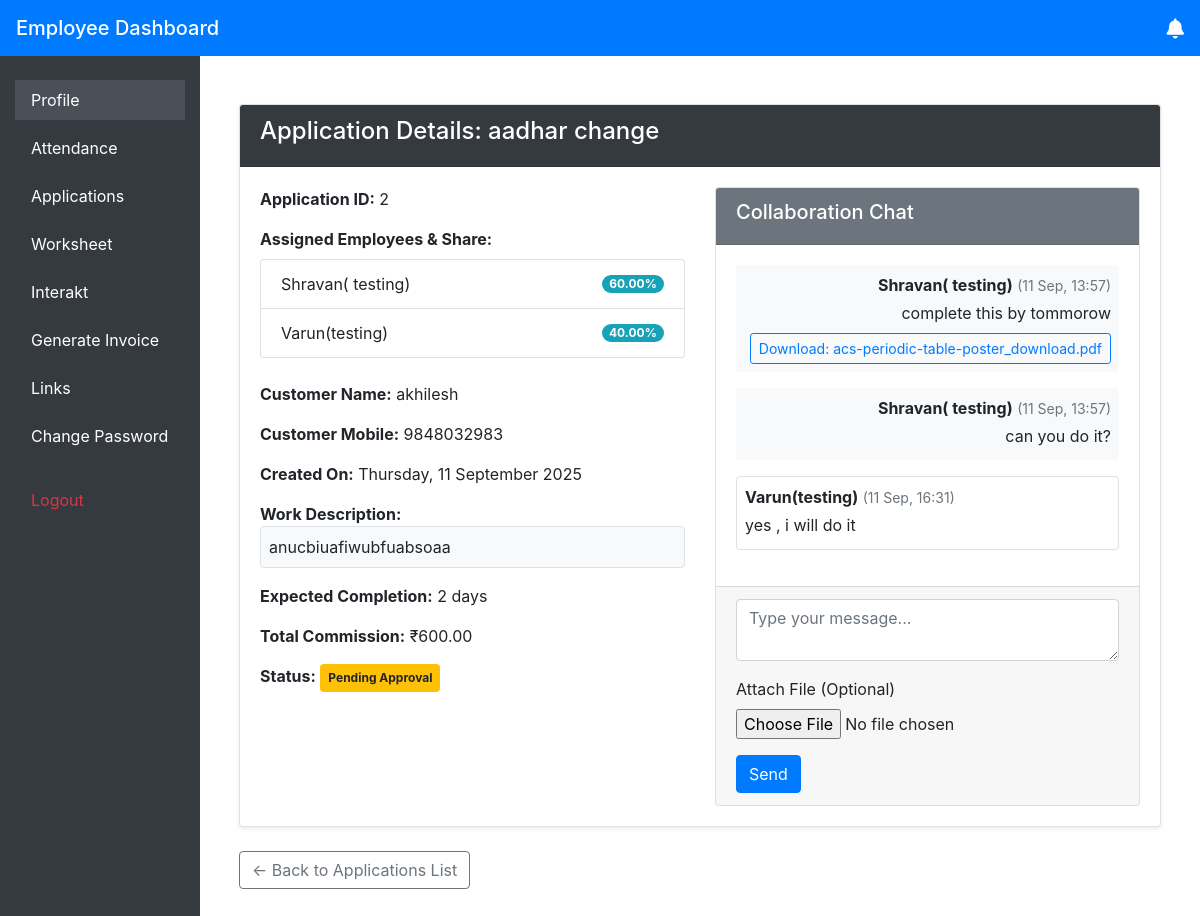
/applications/2/ (signed in), run on an earlier commit of the app's database.
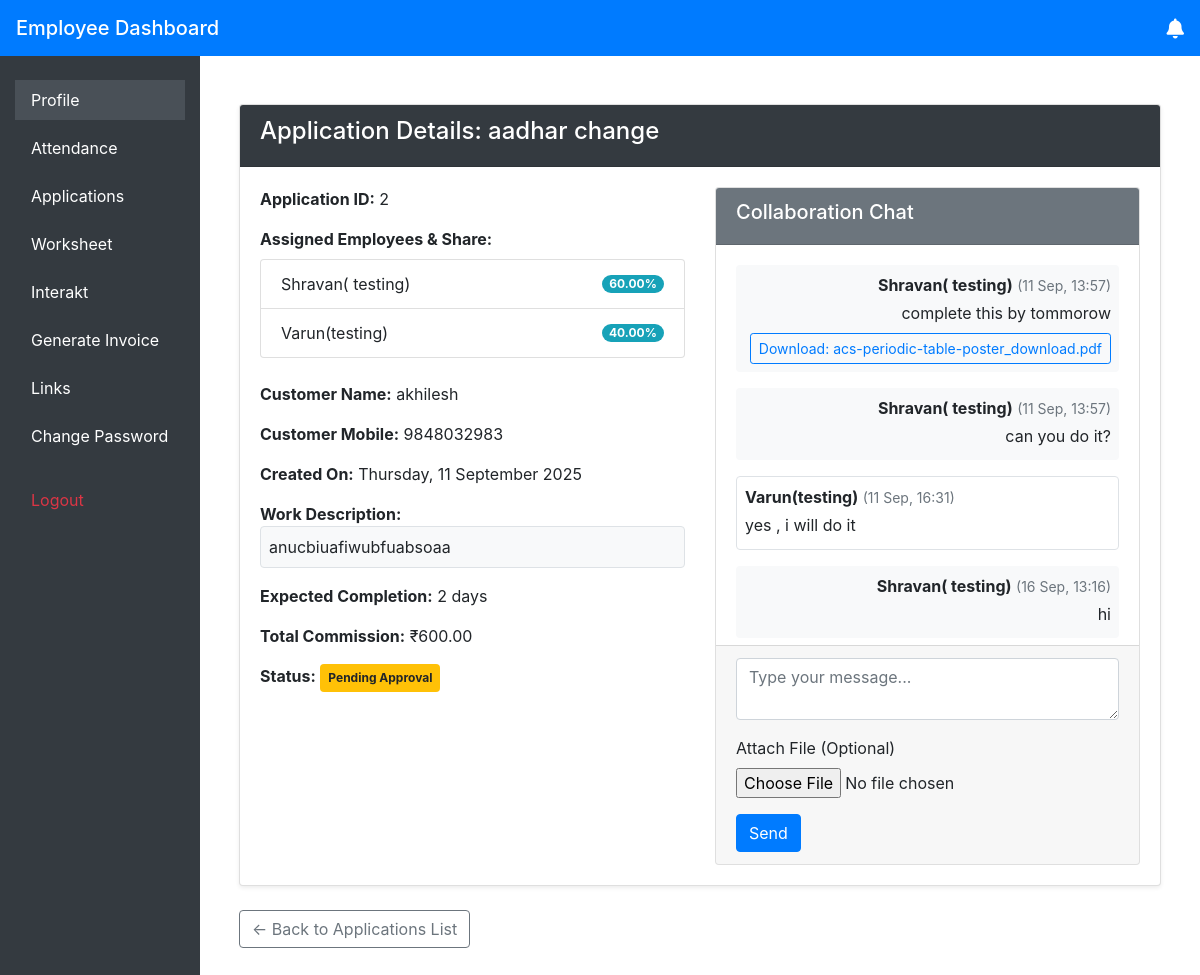
And on a later commit of the database.
### management/models.py (models this page shows, shortened)
class ApplicationAssignment(models.Model):
    application = models.ForeignKey(Application, on_delete=models.CASCADE)
    employee = models.ForeignKey(Employee, on_delete=models.CASCADE)
    commission_percentage = models.DecimalField(max_digits=5, decimal_places=2, help_text="Percentage of the commission for this employee")
    class Meta:
        unique_together = ('application', 'employee')

class Employee(models.Model):
    employee_id = models.AutoField(primary_key=True)
    name = models.CharField(max_length=150)
    mobile_number = models.CharField(max_length=15, unique=True)
    salary = models.DecimalField(max_digits=10, decimal_places=2)
    pf = models.DecimalField("Provident Fund (PF)", max_digits=10, decimal_places=2, null=True, blank=True)
    esi = models.DecimalField("Employee State Insurance (ESI)", max_digits=10, decimal_places=2, null=True, blank=True)
    joining_date = models.DateField()
    department = models.ForeignKey('Department', null=True, blank=True, on_delete=models.SET_NULL, related_name='employees')
    working_start_time = models.TimeField(null=True, blank=True)  # e.g., 09:00
    working_end_time = models.TimeField(null=True, blank=True)    # e.g., 18:00
    password = models.CharField(max_length=128, default="123")

class ChatMessage(models.Model):
    application = models.ForeignKey(Application, on_delete=models.CASCADE, related_name='chat_messages')
    employee = models.ForeignKey(Employee, on_delete=models.CASCADE)
    message = models.TextField(blank=True, null=True)
    file = models.FileField(upload_to='chat_files/', blank=True, null=True)
    timestamp = models.DateTimeField(auto_now_add=True)

### management/views.py (the view)
    def wrapped_view(request, *args, **kwargs):
        employee = get_logged_in_employee(request)
        if not employee:
            messages.error(request, "You must be logged in to view this page.")
            return redirect('login') # Make sure you have a 'login' URL name
        return view_func(request, employee, *args, **kwargs)

### management/context_processors.py (called while the page is built)
def notifications_context(request):
    if request.session.get('employee_id'):
        employee_id = request.session.get('employee_id')
        count = UserNotificationStatus.objects.filter(employee_id=employee_id, is_read=False).count()
        return {'unread_notification_count': count}
    return {'unread_notification_count': 0}

### management/ip_restriction.py (called while the page is built)
def get_client_ip(request):
    x_forwarded_for = request.META.get('HTTP_X_FORWARDED_FOR')
    if x_forwarded_for:
        ip = x_forwarded_for.split(',')[0].strip()
    else:
        ip = request.META.get('REMOTE_ADDR')
    return ip

    def __call__(self, request):
        ip = get_client_ip(request)
        if not self.is_ip_allowed(ip):
            logger.warning(f"Access denied for IP: {ip}")
            return HttpResponseForbidden("Access denied.")
        response = self.get_response(request)
        return response

### management/views.py (called while the page is built)
def get_logged_in_employee(request):
    employee_id = request.session.get('employee_id')
    if not employee_id:
        return None
    try:
        return Employee.objects.get(employee_id=employee_id)
    except Employee.DoesNotExist:
        return None

### management/templates/application_detail.html (shortened to what the changed rows need)
{% extends "masteremployee.html" %}
{% block content %}
<div class="container my-4">
    <div class="card shadow-sm">
        <div class="card-body">
            <div class="row">
                <div class="col-md-6">
                    <div><strong>Assigned Employees & Share:</strong>
                        <ul class="list-group mt-2">
                            {% for assignment in assignments %}
                            <li class="list-group-item d-flex justify-content-between align-items-center">
                                {{ assignment.employee.name }}
                                <span class="badge badge-info badge-pill">{{ assignment.commission_percentage|floatformat:2 }}%</span>
                            </li>
                            {% endfor %}
                        </ul>
                    </div><br>
                </div>
                <div class="col-md-6">
                    {% if is_chat_active %}
                    <div class="card h-100">
                        <div class="card-body" style="max-height: 400px; overflow-y: auto;" id="chat-box">
                            {% if chat_messages %}
                                {% for msg in chat_messages %}
                                    <div class="mb-3 p-2 rounded {% if msg.employee.employee_id == request.session.employee_id %}bg-light text-right{% else %}border{% endif %}">
                                        <strong>{{ msg.employee.name }}</strong>
                                        <small class="text-muted">({{ msg.timestamp|date:"d M, H:i" }})</small>
                                        {% if msg.message %}
                                            <p class="mb-1 mt-1">{{ msg.message|linebreaksbr }}</p>
                                        {% endif %}
                                        {% if msg.file %}
                                            <a href="{{ msg.file.url }}" target="_blank" class="btn btn-sm btn-outline-primary mt-1">
                                                Download: {{ msg.file.name|cut:"chat_files/" }}
                                            </a>
                                        {% endif %}
                                    </div>
                                {% endfor %}
                            {% else %}
                                <p class="text-center text-muted">No messages yet. Start the conversation!</p>
                            {% endif %}
                        </div>
                    </div>
                    {% else %}
                        {% if application.assigned_employees.count > 1 %}
                        <div class="alert alert-info mt-4">Chat is disabled because this application has been approved.</div>
                        {% endif %}
                    {% endif %}
                </div>
            </div>
        </div>
    </div>
</div>
{% endblock %}

What changed in the data, as far as the page shows it:
added ChatMessage: employee.name "Shravan( testing)", timestamp "16 Sep, 13:16", message "hi"
